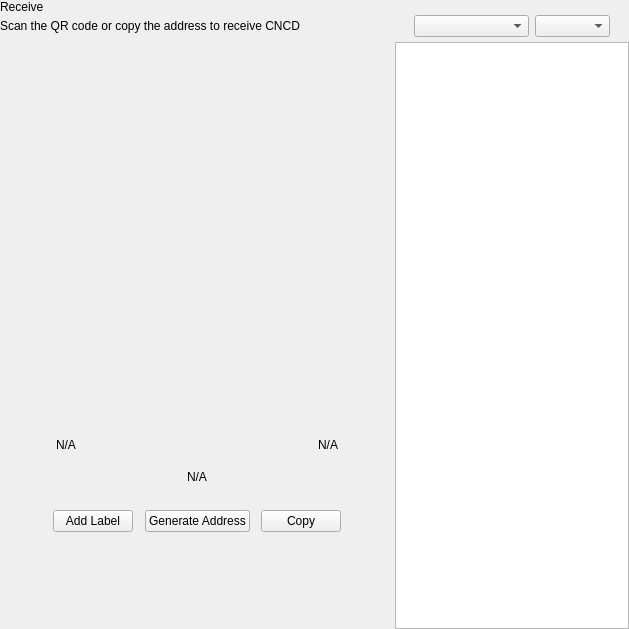
<?xml version="1.0" encoding="UTF-8"?>
<ui version="4.0">
 <class>ReceiveWidget</class>
 <widget class="QWidget" name="ReceiveWidget">
  <property name="geometry">
   <rect>
    <x>0</x>
    <y>0</y>
    <width>629</width>
    <height>629</height>
   </rect>
  </property>
  <property name="minimumSize">
   <size>
    <width>0</width>
    <height>0</height>
   </size>
  </property>
  <property name="windowTitle">
   <string>Form</string>
  </property>
  <layout class="QHBoxLayout" name="horizontalLayout_2" stretch="2,1">
   <property name="spacing">
    <number>0</number>
   </property>
   <property name="leftMargin">
    <number>0</number>
   </property>
   <property name="topMargin">
    <number>0</number>
   </property>
   <property name="rightMargin">
    <number>0</number>
   </property>
   <property name="bottomMargin">
    <number>0</number>
   </property>
   <item>
    <widget class="QWidget" name="left" native="true">
     <layout class="QVBoxLayout" name="verticalLayout_3">
      <property name="leftMargin">
       <number>0</number>
      </property>
      <property name="topMargin">
       <number>0</number>
      </property>
      <property name="rightMargin">
       <number>0</number>
      </property>
      <property name="bottomMargin">
       <number>0</number>
      </property>
      <item>
       <layout class="QVBoxLayout" name="verticalLayout_2">
        <property name="spacing">
         <number>0</number>
        </property>
        <property name="leftMargin">
         <number>0</number>
        </property>
        <item>
         <layout class="QHBoxLayout" name="horizontalLayout_3">
          <property name="spacing">
           <number>0</number>
          </property>
          <item>
           <layout class="QVBoxLayout" name="verticalLayout_4">
            <property name="spacing">
             <number>5</number>
            </property>
            <item>
             <widget class="QLabel" name="labelTitle">
              <property name="text">
               <string>Receive</string>
              </property>
             </widget>
            </item>
            <item alignment="Qt::AlignTop">
             <widget class="QLabel" name="labelSubtitle1">
              <property name="text">
               <string>Scan the QR code or copy the address to receive CNCD</string>
              </property>
             </widget>
            </item>
           </layout>
          </item>
          <item>
           <spacer name="horizontalSpacer">
            <property name="orientation">
             <enum>Qt::Horizontal</enum>
            </property>
            <property name="sizeHint" stdset="0">
             <size>
              <width>40</width>
              <height>20</height>
             </size>
            </property>
           </spacer>
          </item>
         </layout>
        </item>
        <item>
         <spacer name="verticalSpacer_2">
          <property name="orientation">
           <enum>Qt::Vertical</enum>
          </property>
          <property name="sizeType">
           <enum>QSizePolicy::Expanding</enum>
          </property>
          <property name="sizeHint" stdset="0">
           <size>
            <width>20</width>
            <height>50</height>
           </size>
          </property>
         </spacer>
        </item>
        <item alignment="Qt::AlignHCenter">
         <widget class="QWidget" name="layoutQR" native="true">
          <property name="maximumSize">
           <size>
            <width>510</width>
            <height>16777215</height>
           </size>
          </property>
          <layout class="QVBoxLayout" name="verticalLayoutQr">
           <item>
            <spacer name="verticalSpacer11">
             <property name="orientation">
              <enum>Qt::Vertical</enum>
             </property>
             <property name="sizeType">
              <enum>QSizePolicy::Fixed</enum>
             </property>
             <property name="sizeHint" stdset="0">
              <size>
               <width>20</width>
               <height>20</height>
              </size>
             </property>
            </spacer>
           </item>
           <item alignment="Qt::AlignHCenter">
            <widget class="QLabel" name="labelQrImg">
             <property name="minimumSize">
              <size>
               <width>260</width>
               <height>260</height>
              </size>
             </property>
             <property name="maximumSize">
              <size>
               <width>260</width>
               <height>260</height>
              </size>
             </property>
             <property name="text">
              <string/>
             </property>
             <property name="alignment">
              <set>Qt::AlignCenter</set>
             </property>
            </widget>
           </item>
           <item>
            <spacer name="verticalSpacer_21">
             <property name="orientation">
              <enum>Qt::Vertical</enum>
             </property>
             <property name="sizeType">
              <enum>QSizePolicy::Fixed</enum>
             </property>
             <property name="sizeHint" stdset="0">
              <size>
               <width>20</width>
               <height>30</height>
              </size>
             </property>
            </spacer>
           </item>
           <item>
            <widget class="QWidget" name="widget" native="true">
             <property name="minimumSize">
              <size>
               <width>0</width>
               <height>0</height>
              </size>
             </property>
             <layout class="QHBoxLayout" name="horizontalLayout_5">
              <item>
               <widget class="QLabel" name="labelLabel">
                <property name="text">
                 <string notr="true">N/A</string>
                </property>
               </widget>
              </item>
              <item>
               <spacer name="horizontalSpacer_2">
                <property name="orientation">
                 <enum>Qt::Horizontal</enum>
                </property>
                <property name="sizeHint" stdset="0">
                 <size>
                  <width>141</width>
                  <height>20</height>
                 </size>
                </property>
               </spacer>
              </item>
              <item>
               <widget class="QLabel" name="labelDate">
                <property name="text">
                 <string notr="true">N/A</string>
                </property>
                <property name="alignment">
                 <set>Qt::AlignRight|Qt::AlignTrailing|Qt::AlignVCenter</set>
                </property>
               </widget>
              </item>
             </layout>
            </widget>
           </item>
           <item>
            <widget class="QLabel" name="labelAddress">
             <property name="sizePolicy">
              <sizepolicy hsizetype="Expanding" vsizetype="Preferred">
               <horstretch>0</horstretch>
               <verstretch>0</verstretch>
              </sizepolicy>
             </property>
             <property name="minimumSize">
              <size>
               <width>300</width>
               <height>0</height>
              </size>
             </property>
             <property name="text">
              <string notr="true">N/A</string>
             </property>
             <property name="alignment">
              <set>Qt::AlignCenter</set>
             </property>
            </widget>
           </item>
           <item>
            <spacer name="verticalSpacer_4">
             <property name="orientation">
              <enum>Qt::Vertical</enum>
             </property>
             <property name="sizeType">
              <enum>QSizePolicy::Fixed</enum>
             </property>
             <property name="sizeHint" stdset="0">
              <size>
               <width>20</width>
               <height>20</height>
              </size>
             </property>
            </spacer>
           </item>
           <item>
            <layout class="QHBoxLayout" name="horizontalLayout_4">
             <item alignment="Qt::AlignHCenter">
              <widget class="QPushButton" name="pushButtonLabel">
               <property name="focusPolicy">
                <enum>Qt::NoFocus</enum>
               </property>
               <property name="text">
                <string>Add Label</string>
               </property>
              </widget>
             </item>
             <item alignment="Qt::AlignHCenter">
              <widget class="QPushButton" name="pushButtonNewAddress">
               <property name="focusPolicy">
                <enum>Qt::NoFocus</enum>
               </property>
               <property name="text">
                <string>Generate Address</string>
               </property>
              </widget>
             </item>
             <item alignment="Qt::AlignHCenter">
              <widget class="QPushButton" name="pushButtonCopy">
               <property name="focusPolicy">
                <enum>Qt::NoFocus</enum>
               </property>
               <property name="text">
                <string>Copy</string>
               </property>
              </widget>
             </item>
            </layout>
           </item>
           <item>
            <spacer name="verticalSpacer_3">
             <property name="orientation">
              <enum>Qt::Vertical</enum>
             </property>
             <property name="sizeType">
              <enum>QSizePolicy::Expanding</enum>
             </property>
             <property name="sizeHint" stdset="0">
              <size>
               <width>20</width>
               <height>20</height>
              </size>
             </property>
            </spacer>
           </item>
          </layout>
         </widget>
        </item>
        <item>
         <spacer name="verticalSpacer">
          <property name="orientation">
           <enum>Qt::Vertical</enum>
          </property>
          <property name="sizeHint" stdset="0">
           <size>
            <width>20</width>
            <height>40</height>
           </size>
          </property>
         </spacer>
        </item>
       </layout>
      </item>
     </layout>
    </widget>
   </item>
   <item>
    <widget class="QWidget" name="right" native="true">
     <layout class="QVBoxLayout" name="verticalLayout_5">
      <property name="spacing">
       <number>0</number>
      </property>
      <property name="leftMargin">
       <number>1</number>
      </property>
      <property name="topMargin">
       <number>0</number>
      </property>
      <property name="rightMargin">
       <number>0</number>
      </property>
      <property name="bottomMargin">
       <number>0</number>
      </property>
      <item>
       <layout class="QVBoxLayout" name="container_right">
        <property name="spacing">
         <number>0</number>
        </property>
        <property name="leftMargin">
         <number>0</number>
        </property>
        <property name="rightMargin">
         <number>0</number>
        </property>
        <item>
         <layout class="QVBoxLayout" name="verticalLayout">
          <property name="spacing">
           <number>6</number>
          </property>
          <property name="leftMargin">
           <number>19</number>
          </property>
          <property name="rightMargin">
           <number>19</number>
          </property>
          <item>
           <widget class="OptionButton" name="btnRequest" native="true"/>
          </item>
          <item>
           <widget class="OptionButton" name="btnMyAddresses" native="true">
            <property name="sizePolicy">
             <sizepolicy hsizetype="Preferred" vsizetype="Minimum">
              <horstretch>0</horstretch>
              <verstretch>0</verstretch>
             </sizepolicy>
            </property>
           </widget>
          </item>
         </layout>
        </item>
        <item>
         <widget class="QWidget" name="sortWidget" native="true">
          <layout class="QHBoxLayout" name="horizontalLayout_6">
           <property name="leftMargin">
            <number>19</number>
           </property>
           <property name="rightMargin">
            <number>19</number>
           </property>
           <property name="bottomMargin">
            <number>5</number>
           </property>
           <item>
            <spacer name="horizontalSpacer_3">
             <property name="orientation">
              <enum>Qt::Horizontal</enum>
             </property>
             <property name="sizeHint" stdset="0">
              <size>
               <width>40</width>
               <height>20</height>
              </size>
             </property>
            </spacer>
           </item>
           <item>
            <widget class="QComboBox" name="comboBoxSort">
             <property name="sizePolicy">
              <sizepolicy hsizetype="Preferred" vsizetype="Fixed">
               <horstretch>0</horstretch>
               <verstretch>0</verstretch>
              </sizepolicy>
             </property>
             <property name="minimumSize">
              <size>
               <width>115</width>
               <height>0</height>
              </size>
             </property>
            </widget>
           </item>
           <item>
            <widget class="QComboBox" name="comboBoxSortOrder">
             <property name="sizePolicy">
              <sizepolicy hsizetype="Preferred" vsizetype="Fixed">
               <horstretch>0</horstretch>
               <verstretch>0</verstretch>
              </sizepolicy>
             </property>
             <property name="minimumSize">
              <size>
               <width>75</width>
               <height>0</height>
              </size>
             </property>
            </widget>
           </item>
          </layout>
         </widget>
        </item>
        <item>
         <widget class="QListView" name="listViewAddress"/>
        </item>
       </layout>
      </item>
     </layout>
    </widget>
   </item>
  </layout>
 </widget>
 <customwidgets>
  <customwidget>
   <class>OptionButton</class>
   <extends>QWidget</extends>
   <header>qt/pivx/optionbutton.h</header>
   <container>1</container>
  </customwidget>
 </customwidgets>
 <resources/>
 <connections/>
</ui>
